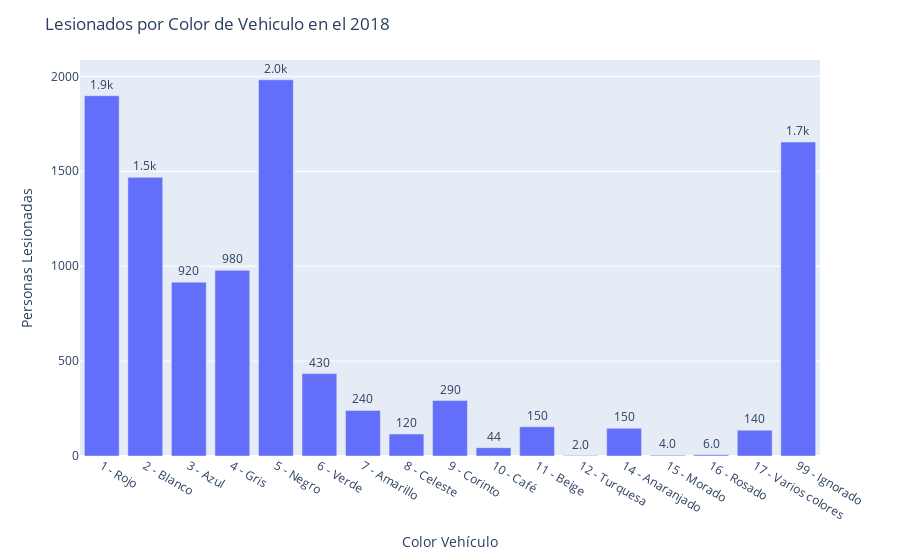

Here is the notebook cell this chart was saved with:
### Markdown cell above
### Revisando unicamente datos de lesionados

### Code cell
fig = px.bar(dlesionados_vehiculo, y='cantidad', x='color_vehiculo', text='cantidad')

fig.update_traces(texttemplate='%{text:.2s}', textposition='outside')

fig.update_layout(title='Lesionados por Color de Vehiculo en el 2018',xaxis_title="Color Vehículo",
    yaxis_title="Personas Lesionadas",uniformtext_minsize=8, uniformtext_mode='hide')

fig.show()

### Figure 1 — Plotly figure (JSON) as saved in the notebook; plotly's stock layout.template omitted (floating-point values rounded to 4 significant figures)
{"data": [{"alignmentgroup": "True", "hoverlabel": {"namelength": 0}, "hovertemplate": "color_vehiculo=%{x}<br>cantidad=%{text}", "legendgroup": "", "marker": {"color": "#636efa"}, "name": "", "offsetgroup": "", "orientation": "v", "showlegend": false, "text": [1898, 1468, 916, 978, 1982, 434, 240, 116, 292, 44, 154, 2, 146, 4, 6, 136, 1654], "textposition": "outside", "texttemplate": "%{text:.2s}", "type": "bar", "x": ["1 - Rojo", "2 - Blanco", "3 - Azul", "4 - Gris", "5 - Negro", "6 - Verde", "7 - Amarillo", "8 - Celeste", "9 - Corinto", "10 - Café", "11 - Beige", "12 - Turquesa", "14 - Anaranjado", "15 - Morado", "16 - Rosado", "17 - Varios colores", "99 - Ignorado"], "xaxis": "x", "y": [1898, 1468, 916, 978, 1982, 434, 240, 116, 292, 44, 154, 2, 146, 4, 6, 136, 1654], "yaxis": "y"}], "layout": {"barmode": "relative", "legend": {"tracegroupgap": 0}, "margin": {"t": 60}, "title": {"text": "Lesionados por Color de Vehiculo en el 2018"}, "uniformtext": {"minsize": 8, "mode": "hide"}, "xaxis": {"anchor": "y", "domain": [0, 1], "title": {"text": "Color Vehículo"}}, "yaxis": {"anchor": "x", "domain": [0, 1], "title": {"text": "Personas Lesionadas"}}}}
